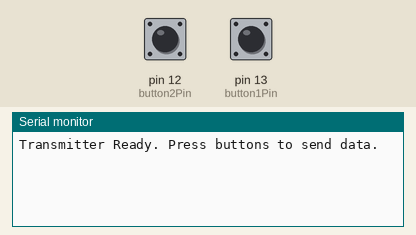
Recording of a sketch running on a simulated Arduino Uno, built with avr-gcc and run on an emulated ATmega328P. On the bench: the last lines printed to the serial monitor. Inputs (shaded band) come from the test bench; at power-on: pin 12 (button2Pin) HIGH, pin 13 (button1Pin) HIGH.

Above: at 1.2 s.
1.3 s: pin 12 (button2Pin) pulled LOW for 0.15 s
At 2.1 s:
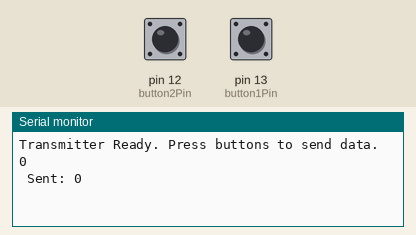
2.9 s: pin 13 (button1Pin) pulled LOW for 0.15 s
At 3.3 s:
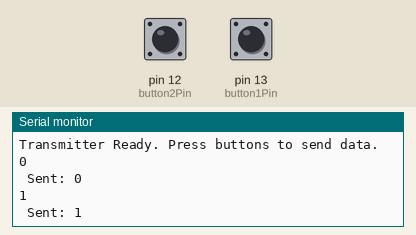

The sketch:

transmitter.ino
```cpp
// Create buttons using digital 12 & 13 pins
const int button1Pin = 13;
const int button2Pin = 12;

void setup() {

  pinMode(button1Pin, INPUT_PULLUP);
  pinMode(button2Pin, INPUT_PULLUP);
  Serial.begin(9600);
  Serial.println("Transmitter Ready. Press buttons to send data.");
}

void loop() {
  // Send 1
  if (digitalRead(button1Pin) == LOW) {
    Serial.write('1');
    Serial.println("\n Sent: 1");
    delay(300);
  }
  // Send 0
  if (digitalRead(button2Pin) == LOW) {
    Serial.write('0');
    Serial.println("\n Sent: 0");
    delay(300);
  }
}
```

Measured:
- after the input at 1.3 s, the serial monitor: prints a new line at once (image 1)
- after the input at 2.9 s, the serial monitor: prints a new line at once (image 2)
